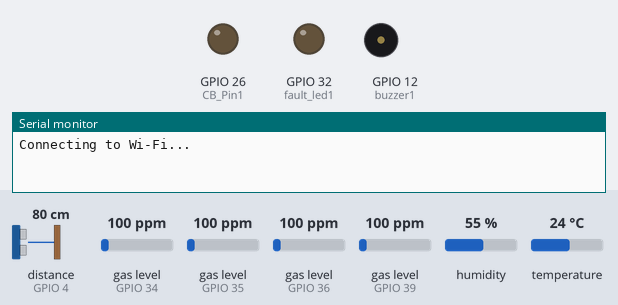
This sketch was run on a simulated ESP32. Parts: output pins drawn as LEDs (lit = HIGH), buzzer (waves = sounding, pin HIGH), the last lines printed to the serial monitor. Wiring (inferred from the names in the program): ultrasonic range finder: trigger GPIO 2; echo GPIO 4. Inputs (shaded band) come from the test bench; at power-on: distance to the obstacle (sensor on GPIO 4) 80 cm, gas level (sensors on GPIO 34, GPIO 35, GPIO 36, GPIO 39) 100 ppm, humidity 55 %, temperature 24 °C. The echo pulse lasts 58.3 µs per cm; WiFi joins after 1.5 s; servers stay silent unless stated; pins used as bus, display or sensor lines are not drawn.

Above: at 0.1 s.
At 2.7 s:
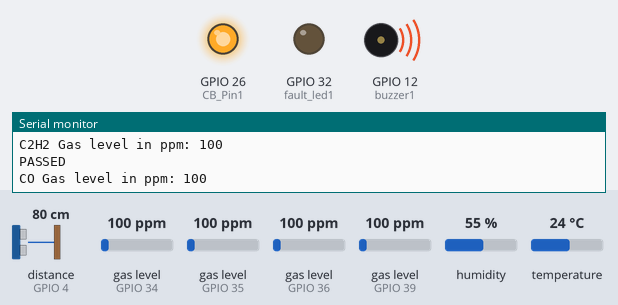
2.8 s: distance to the obstacle (sensor on GPIO 4) set to 14 cm
4.9 s: distance to the obstacle (sensor on GPIO 4) set to 11 cm
At 6.9 s:
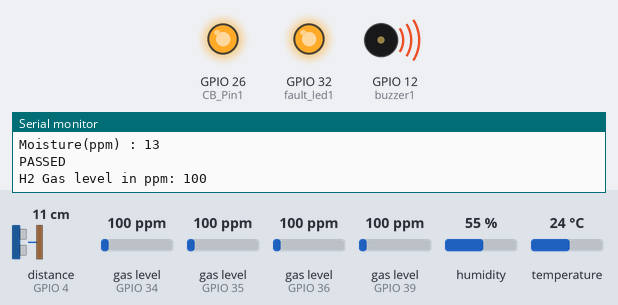
Timing chart, 0 to 8.4 s (numbered marks = the images above; inputs shaded):
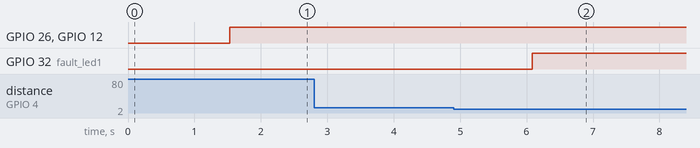

Measured:
- the behaviour switches between 13 and 12 cm on distance to the obstacle (sensor on GPIO 4) (found by bisection; images 1 and 2)
- after the input at 4.9 s, GPIO 32 (fault_led1): LOW → HIGH after 1.2 s

The sketch:

iot_non_elec_code_complete_commented_with_emerg.ino
```cpp
#include <WiFi.h>
#include <Arduino.h>
#include <Adafruit_GFX.h>
#include <Firebase_ESP_Client.h>
const int trigPin = 2;
const int echoPin = 4;
const int buzzer1 = 12;
const int CB_Pin1 = 26; //variable used to operate CB during non electrical emeargency, without controle of authority
const int fault_led1 = 32; //pin used to indicate non elec fault by glowing led
int Alart1 = 0;
char* Alart_message1 = "MPK";
#define SOUND_SPEED 0.03432   //define sound speed in cm/uS
long duration;
float distanceCm;
#include "DHT.h"
#define DHTTYPE DHT11
const int DHT_PIN = 15;
DHT dht(DHT_PIN, DHTTYPE);
//////mmmmmmmmmmmmmmmmmmmm///////the code for gas sensors calibration////////
//Include the library
#include <MQUnifiedsensor.h>
//Definitions
#define placa "ESP 32"
#define Voltage_Resolution 5
#define type0 "MQ-8" //MQ8
#define type1 "MQ-6" //MQ6
#define type2 "MQ-7" //MQ7
#define type3 "MQ-4" //MQ4
#define ADC_Bit_Resolution 12 // For arduino UNO/MEGA/NANO,12 for esp32
//Edite the below valus for gas sensors calibiration
#define RatioMQ8CleanAir 180
#define RatioMQ6CleanAir 70   //RS / R0 = 70 ppm
#define RatioMQ7CleanAir 120
#define RatioMQ4CleanAir 80

#define gasPin A0
#define gasPin1 A3
#define gasPin2 A7
#define gasPin3 A6
//#define calibration_button 13 //Pin to calibrate your sensor
//float gaslevel,gaslevel1,gaslevel2,gaslevel3;    //H2 gas pin MQ8,C2H2 gas pin MQ6,CO gas pin MQ7,CH4 gas pin MQ4
//Declare Sensor
MQUnifiedsensor MQ8(placa, Voltage_Resolution, ADC_Bit_Resolution, gasPin, type0);
MQUnifiedsensor MQ6(placa, Voltage_Resolution, ADC_Bit_Resolution, gasPin1, type1);
MQUnifiedsensor MQ7(placa, Voltage_Resolution, ADC_Bit_Resolution, gasPin2, type2);
MQUnifiedsensor MQ4(placa, Voltage_Resolution, ADC_Bit_Resolution, gasPin3, type3);
/////////mmmmmmmmmmmmmmmmmmm/////////////////
#include "addons/TokenHelper.h"   //Provide the token generation process info.
#include "addons/RTDBHelper.h"    //Provide the RTDB payload printing info and other helper functions.
// Insert your network credentials
#define WIFI_SSID "Jio fiber Bhoom house"  //WiFi Name and Password
#define WIFI_PASSWORD "bhoom2001"
// Insert Firebase project API Key
#define API_KEY "AIzaSyAGunbEfXQpugL8eXjRc5hp3PTXrn5h9iA"  //API key from firebase
#define DATABASE_URL "https://temp-3bd23-default-rtdb.firebaseio.com/"   //firebase url
//Define Firebase Data object
FirebaseData fbdo;
FirebaseAuth auth;
FirebaseConfig config;
bool signupOK = false;   //feedback for sucessfull firebase connection

void setup(){
  Serial.begin(115200);
  dht.begin();
  pinMode(DHT_PIN, INPUT);  //declearing DHT_PIN as input pin
  pinMode(trigPin, OUTPUT); // Sets the trigPin as an Output
  pinMode(echoPin, INPUT); // Sets the echoPin as an Input
  pinMode(CB_Pin1, OUTPUT); //emergency
  pinMode(buzzer1, OUTPUT);// this pin d12 will be used to buzzer when fault occurs
  pinMode(fault_led1, OUTPUT);//LED light to indicate faulty condition

  WiFi.begin(WIFI_SSID, WIFI_PASSWORD);  //takes above mentioned id and password of WiFi and starts connecting
  Serial.print("Connecting to Wi-Fi");
  while (WiFi.status() != WL_CONNECTED){
    Serial.print(".");
    delay(100);
  }
  Serial.println();
  Serial.print("Connected with IP: ");
  Serial.println(WiFi.localIP());   //displays the IP address of WiFi connected
  Serial.println();
  /* Assign the api key (required) */
  config.api_key = API_KEY;
  /* Assign the RTDB URL (required) */
  config.database_url = DATABASE_URL;
  /* Sign up */
  if (Firebase.signUp(&config, &auth, "", "")){
    Serial.println("ok");
    signupOK = true;
  }
  else{
   // Serial.print("%s\n", config.signer.signupError.message.c_str(str));
  }
  /* Assign the callback function for the long running token generation task */
  config.token_status_callback = tokenStatusCallback; //see addons/TokenHelper.h
  Firebase.begin(&config, &auth);
  Firebase.reconnectWiFi(true);
  ///////////mmmmmmmmmmmmmmmmmm////////
  //Set math model to calculate the PPM concentration and the value of constants
  MQ8.setRegressionMethod(1); //_PPM =  a*ratio^b
  MQ8.setA(976.97); MQ8.setB(-0.688); // Configurate the ecuation values to get H2 concentration
  MQ6.setRegressionMethod(1); //_PPM =  a*ratio^b
  MQ6.setA(10000000); MQ6.setB(-3.123); // Configurate the ecuation values to get H2 concentration
  MQ7.setRegressionMethod(1); //_PPM =  a*ratio^b
  MQ7.setA(2000000000000000000); MQ7.setB(-8.074); // Configurate the ecuation values to get H2 concentration
  MQ4.setRegressionMethod(1); //_PPM =  a*ratio^b
  MQ4.setA(80000000000000); MQ4.setB(-6.666); // Configurate the ecuation values to get H2 concentration
  /*
    Exponential regression:
  GAS     | a      | b
  H2      | 976.97  | -0.688
  LPG     | 10000000 | -3.123
  CH4     | 80000000000000 | -6.666
  CO      | 2000000000000000000 | -8.074
  Alcohol | 76101 | -1.86
  */
  //Remarks: Configure the pin of arduino as input.
  MQ8.init();
  MQ6.init();
  MQ7.init();
  MQ4.init();
  //If the RL value is different from 10K please assign your RL value with the following method:MQ8.setRL(10);
  //here in this project we used sensors with 10k  load resistance
  /*****************************  MQ CAlibration ********************************************/
  /*Explanation: keep the sensors in clean air while calibrating.use this calibration code once to calibrate ur sensors.
  get the values of R0 note them
  In this routine the sensor will measure the resistance of the sensor supposing before was pre-heated
  and now is on clean air (Calibration conditions), and it will setup R0 value.
  We recomend execute this routine only on setup or on the laboratory and save on the eeprom of your arduino
  This routine not need to execute to every restart, you can load your R0 if you know the value using function: MQ6.SetR0(value in kOhm)
  Acknowledgements: https://jayconsystems.com/blog/understanding-a-gas-sensor
  Serial.print("Calibrating please wait.");*/
  /*   //%%%%%%%%%%%%%%%%%%%%%%uncomment this line for calibration(start)
  float calcR0 = 0,calcR01 = 0,calcR02 = 0,calcR03 = 0;
  for(int i = 1; i<=10; i ++)
  {
    MQ8.update(); // Update data, the arduino will be read the voltage on the analog pin
    calcR0 += MQ8.calibrate(RatioMQ8CleanAir);
    MQ6.update(); // Update data, the arduino will be read the voltage on the analog pin
    calcR01 += MQ6.calibrate(RatioMQ6CleanAir);
    MQ7.update(); // Update data, the arduino will be read the voltage on the analog pin
    calcR02 += MQ7.calibrate(RatioMQ7CleanAir);
    MQ4.update(); // Update data, the arduino will be read the voltage on the analog pin
    calcR03 += MQ4.calibrate(RatioMQ4CleanAir);
    Serial.println(".");
  }
  MQ8.setR0(calcR0/10);
  MQ6.setR0(calcR01/10);
  MQ7.setR0(calcR02/10);
  MQ4.setR0(calcR03/10);
  Serial.print("H2 sensor R0 (in kOhm):");
  Serial.println(calcR0/10);
  Serial.print("C2H2 sensor R0 (in kOhm):");
  Serial.println(calcR01/10);
  Serial.print("CO sensor R0 (in kOhm):");
  Serial.println(calcR02/10);
  Serial.print("CH4 sensor R0 (in kOhm):");
  Serial.println(calcR03/10);
  Serial.println("  done!.");
  *///%%%%%%%%%%%%%%%%%%%%%% uncomment this line wile calibrating(end)
  //if(isinf(calcR0)) {Serial.println("Warning: Conection issue founded, R0 is infite (Open circuit detected) please check your wiring and supply"); while(1);}
  //if(calcR0 == 0){Serial.println("Warning: Conection issue founded, R0 is zero (Analog pin with short circuit to ground) please check your wiring and supply"); while(1);}
  /*****************************  MQ CAlibration ********************************************/
  //uncomment the above MQ calibration code mentioned above,after getting the values of R0, note them and use them to set R0 values of diffrent gas sensors
  MQ8.setR0(0.13);  //this will assign valus to R0, comment this 4 lines while calibrating
  MQ6.setR0(0.23);
  MQ7.setR0(0.30);
  MQ4.setR0(0.33);
//////////////mmmmmmmmmmmmmmmmmmmmmmmmmmmm//////////////////
}
void loop(){
  digitalWrite(trigPin, LOW);  //code
  delayMicroseconds(10);
  digitalWrite(trigPin, HIGH); // Sets the trigPin on HIGH state for 10 micro seconds
  delayMicroseconds(10);
  digitalWrite(trigPin, LOW);
  duration = pulseIn(echoPin, HIGH); // Reads the echoPin, returns the sound wave travel time in microseconds
  // Calculate the distance and oil level
  distanceCm = duration * SOUND_SPEED/2;
  float Oil_level = (100*(22.5-distanceCm)/19); //calibration line for Oil Level
  float h = dht.readHumidity()+3;  // +3 because of sensor calibration
  float t = dht.readTemperature() + 1;  //+1 added for sensor calibration u can add required equation if calibration of dht11 needed
  /////////////// 'himidity in RH' to 'moisture in ppm' convertion code, used curve fitting to get relative equation b/w temp,himi,moist
  float x111 = 1+pow((t/23772.42),2.456301);
  float x11 = (539495600+(34.38525-539495591)/x111);
  float x1 = h*0.0125*x11;
  float x2 = (h*30/43)*0.01*x11;  //edit here for moisture calibration
  int moisture = x1-x2; //this will give moisture in ppm
  //////////////
  /////////////////mmmmmmmmmmmmmmmmmmmmm/////////////gas sensors code start
  MQ8.update(); // Update data, the arduino will be read the voltage on the analog pin
  MQ6.update();
  MQ7.update();
  MQ4.update();
  int H2 = MQ8.readSensor(); // Sensor will read PPM concentration using the model and a and b values setted before or in the setu
  int C2H2 = MQ6.readSensor();
  int CO = MQ7.readSensor();
  int CH4 = MQ4.readSensor();
  //////////////////mmmmmmmmmmmmmmmmmmm/////////////end
  if(moisture>=57||Oil_level<=50||t>=75){
      Alart1=1;
      Alart_message1 = "Emergency Non-Electrical fault occured: Transformer turned off";
      digitalWrite(CB_Pin1, true);
      digitalWrite(buzzer1, HIGH);
  }
  //this below line will check for faulty conditions and report fault and reason
  else if(moisture>=35||H2>=100||C2H2>=100||CO>=60||CH4>=60||Oil_level<=60||t>=70){
    Alart1=1;
    digitalWrite(fault_led1, HIGH);
    if(t>=70){
      Alart_message1 = "Oil temperature is greater then 70*C '";
    }
    else if(Oil_level<=60){
      Alart_message1 = "OIL level is lesser then 60%";
    }
    else if(H2>=100){
      Alart_message1 = "H2 gas level is higher then 100ppm";
    }
    else if(C2H2>=100){
      Alart_message1 = "C2H2 gas level is higher then 100ppm";
    }
    else if(CO>=60){
      Alart_message1 = "CO gas level is higher then 200ppm";
    }
    else if(CH4>=60){
      Alart_message1 = "CH4 gas level is higher then 200ppm";
    }
    else if(moisture>=35){
      Alart_message1 = "Moisture is higher then 35ppm";
    }
    else{}
  }
  else{
    Alart1 = 0;
    digitalWrite(buzzer1, LOW);
    digitalWrite(fault_led1, LOW);
    digitalWrite(CB_Pin1, false);
    Alart_message1 = "NORMAL";
  }
  ///////////////
  if (Firebase.ready() && signupOK ) {
    if (Firebase.RTDB.setFloat(&fbdo, "Main/DHT/humidity",h)){
       Serial.println("PASSED");
       Serial.print("Humidity(RH%): ");
       Serial.println(h);
    }
    else {
      Serial.println("FAILED");
      Serial.println("REASON: " + fbdo.errorReason());
    }
    // Write an Float number on the database path test/float
    if (Firebase.RTDB.setFloat(&fbdo, "Main/DHT/Oil_Temperature", t)){
       Serial.println("PASSED");
       Serial.print("Temperature(*C): ");
       Serial.println(t);
    }
    else {
      Serial.println("FAILED");
      Serial.println("REASON: " + fbdo.errorReason());
    }
    if(Firebase.RTDB.setFloat(&fbdo, "Main/DHT/OIL_LEVEL", Oil_level)){
      Serial.println("PASSED");
      Serial.print("OIL_LEVEL(%) : ");
      Serial.print(Oil_level);  Serial.println("%");
      Serial.print("DISTANCE(cm): ");
      Serial.println(distanceCm);
    }
    else{
      Serial.println("FAILED");
      Serial.println("REASON: " + fbdo.errorReason());
    }
    if(Firebase.RTDB.setFloat(&fbdo, "Main/DHT/Oil_Moisture", moisture)){
          Serial.println("PASSED");
          Serial.print("Moisture(ppm) : ");
          Serial.println(moisture);
    }
    else{
      Serial.println("FAILED");
      Serial.println("REASON: " + fbdo.errorReason());
    }
    if(Firebase.RTDB.setFloat(&fbdo, "Main/DHT/H2_Gaslevel",H2)){
          Serial.println("PASSED");
          Serial.print("H2 Gas level in ppm: ");
          Serial.println(H2);
    }
    else{
      Serial.println("FAILED");
      Serial.println("REASON: " + fbdo.errorReason());
    }
    if(Firebase.RTDB.setFloat(&fbdo, "Main/DHT/C2H2_Gaslevel",C2H2)){
          Serial.println("PASSED");
          Serial.print("C2H2 Gas level in ppm: ");
          Serial.println(C2H2);
    }
    else{
      Serial.println("FAILED");
      Serial.println("REASON: " + fbdo.errorReason());
      }
    if(Firebase.RTDB.setFloat(&fbdo, "Main/DHT/CO_Gaslevel",CO)){
          Serial.println("PASSED");
          Serial.print("CO Gas level in ppm: ");
          Serial.println(CO);
    }
    else{
      Serial.println("FAILED");
      Serial.println("REASON: " + fbdo.errorReason());
    }
    if(Firebase.RTDB.setFloat(&fbdo, "Main/DHT/CH4_Gaslevel",CH4)){
          Serial.println("PASSED");
          Serial.print("CH4 Gas level in ppm: ");
          Serial.println(CH4);
    }
    else{
      Serial.println("FAILED");
      Serial.println("REASON: " + fbdo.errorReason());
    }
    if(Firebase.RTDB.setBool(&fbdo, "Main/Bhool/Non-Ele_Fault/Alarm",Alart1)){
          //Serial.println("PASSED");
          Serial.print("Alarm: ");
          Serial.println(Alart1);
    }
    else{
      Serial.println("FAILED");
      Serial.println("REASON: " + fbdo.errorReason());
      }
    if(Firebase.RTDB.setString(&fbdo, "Main/Bhool/Non-Ele_Fault/Alarm_reason",Alart_message1)){
          //Serial.println("PASSED");
          Serial.print("Falt Reason: ");
          Serial.println(Alart_message1);
    }
    else{
      Serial.println("FAILED");
      Serial.println("REASON: " + fbdo.errorReason());
      }

   Serial.println("______________________________");
  }
  }
```
